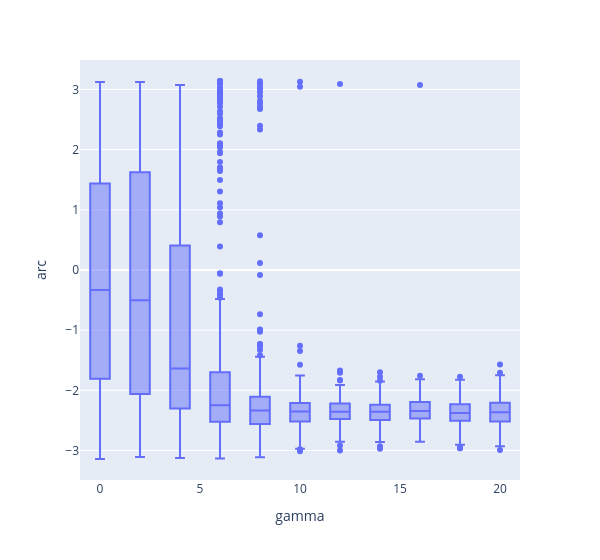

This figure's notebook cell:
### Code cell
px.box(cellveldf, x="gamma", y="arc").update_layout(width=600)

### Figure 1 — Plotly figure (JSON) as saved in the notebook; plotly's stock layout.template omitted (floating-point values rounded to 4 significant figures; data arrays with more than 128 entries replaced by an {"elided": "..."} marker saying what was removed)
{"data": [{"alignmentgroup": "True", "hovertemplate": "gamma=%{x}<br>arc=%{y}<extra></extra>", "legendgroup": "", "marker": {"color": "#636efa"}, "name": "", "notched": false, "offsetgroup": "", "orientation": "v", "showlegend": false, "type": "box", "x": {"elided": "5500 int values"}, "x0": " ", "xaxis": "x", "y": {"elided": "5500 float values"}, "y0": " ", "yaxis": "y"}], "layout": {"boxmode": "group", "legend": {"tracegroupgap": 0}, "margin": {"t": 60}, "width": 600, "xaxis": {"anchor": "y", "domain": [0, 1], "title": {"text": "gamma"}}, "yaxis": {"anchor": "x", "domain": [0, 1], "title": {"text": "arc"}}}}
